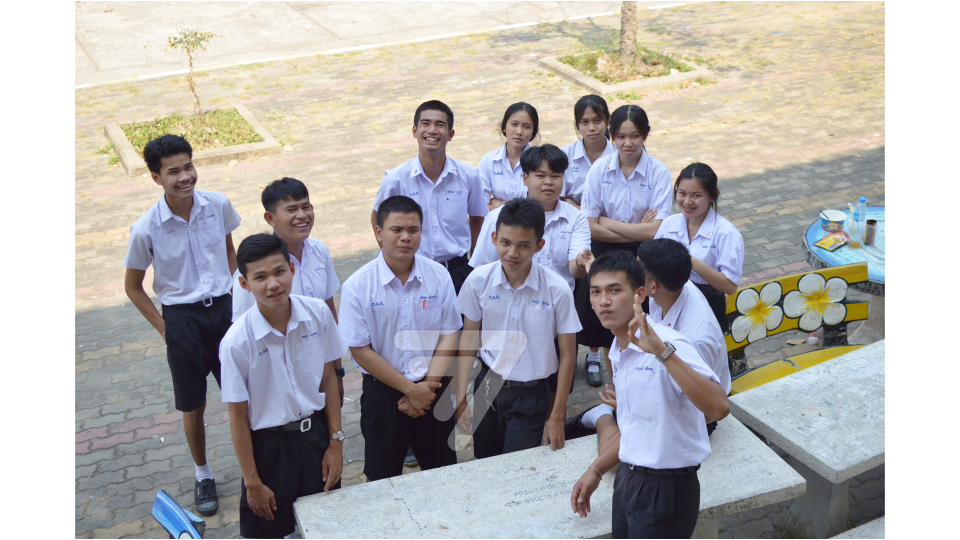
#> input picture OpenCV/tkinter/1.jpg, 1920 x 1080 px, found by its file name (shown at 1/2 size)
$ python threshhold.py
#> lines starting #> are read from the running program, lines starting #| are printed output that depends on the picture; after the words box and inside, x2 and y2 are one past the last pixel; in counts of white or black regions, pixels touching at a corner belong together
import cv2,matplotlib.pyplot as plt

img = cv2.imread('tkinter/1.jpg')
#> img is the input picture: shape (1080, 1920, 3); mean B, G, R 175.1, 175.5, 177.5
gray_img = cv2.cvtColor(img,cv2.COLOR_BGR2GRAY)
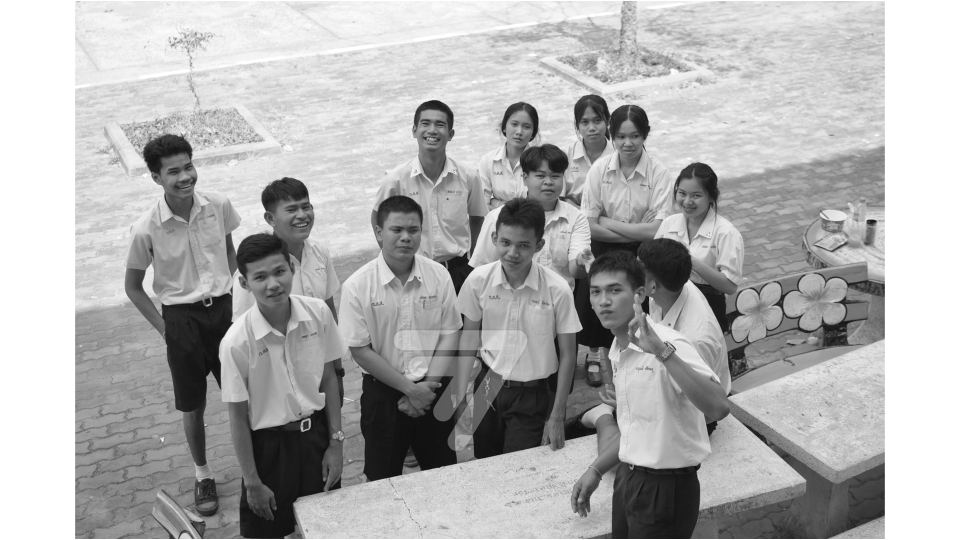
#> gray_img: shape (1080, 1920) (shown at 1/2 size); min 2, max 255, mean 176.1


thresh_value = [50,100,130,200,230]
plt.subplot(231,xticks=[],yticks=[])
plt.title('Original')
plt.imshow(gray_img,cmap="gray")

for i in range(len(thresh_value)):
    thresh,result = cv2.threshold(gray_img,thresh_value[i],255,cv2.THRESH_BINARY)
    plt.subplot(232+i)
    plt.title("%d"%thresh_value[i])
    plt.imshow(result,cmap="gray")
    plt.xticks([]),plt.yticks([])
#> this loop made 5 passes
#> thresh on passes 1 to 5: 50, 100, 130, 200, 230
#> pass 1, `thresh,result = cv2.threshold(gray_img,thresh_value[i],255,cv2.THRESH_..`:
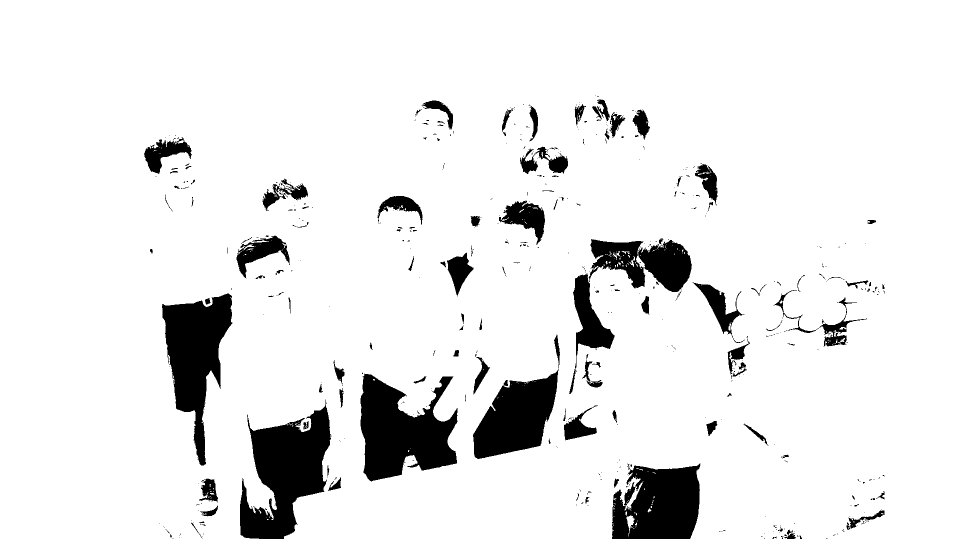
#> result: shape (1080, 1920) (shown at 1/2 size); 91.3% white; 537 black regions (415 under 20 px), largest, box (x1, y1, x2, y2) and area: (480, 799, 662, 1078) 27826, (721, 747, 915, 963) 26061, (324, 587, 465, 932) 23473
#> pass 2, `thresh,result = cv2.threshold(gray_img,thresh_value[i],255,cv2.THRESH_..`:
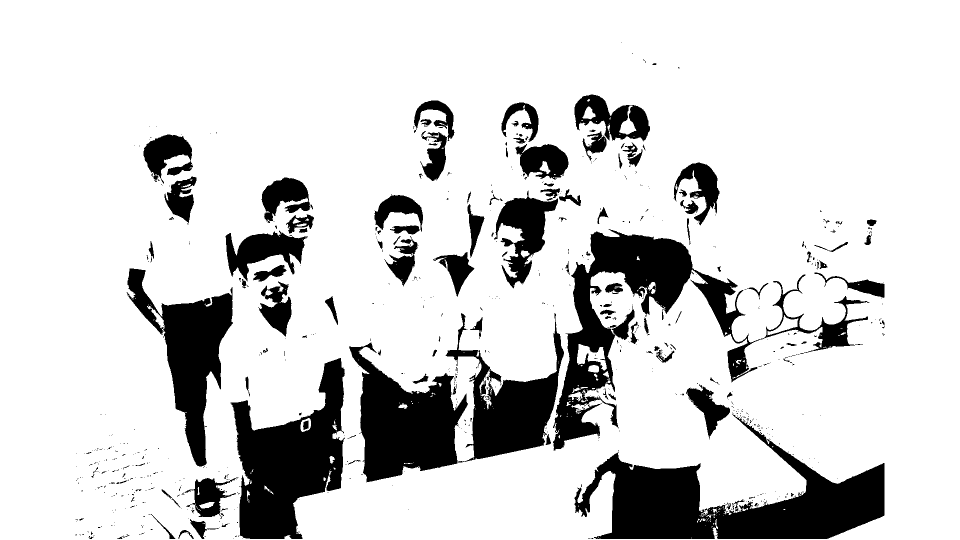
#> result: shape (1080, 1920) (shown at 1/2 size); 83.3% white; 740 black regions (599 under 20 px), largest, box (x1, y1, x2, y2) and area: (1149, 828, 1769, 1078) 61853, (1106, 458, 1739, 901) 53637, (461, 716, 690, 1078) 44153
#> pass 3, `thresh,result = cv2.threshold(gray_img,thresh_value[i],255,cv2.THRESH_..`:
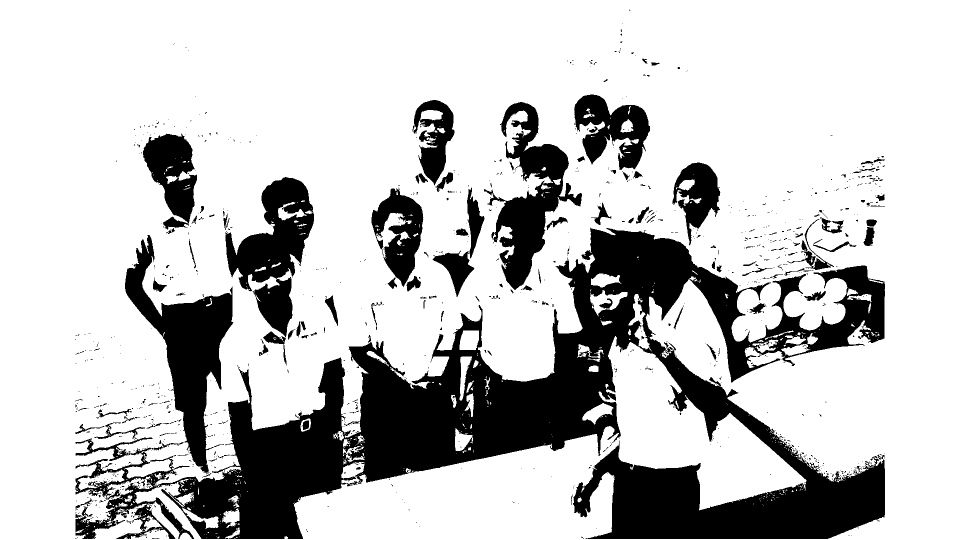
#> result: shape (1080, 1920) (shown at 1/2 size); 76.9% white; 1054 black regions (916 under 20 px), largest, box (x1, y1, x2, y2) and area: (151, 455, 1770, 1078) 319629, (250, 470, 467, 948) 33218, (451, 354, 628, 674) 26013

plt.show()
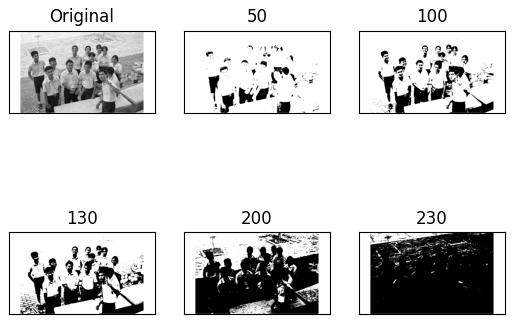
#> figure drawn by matplotlib, 6 panels
